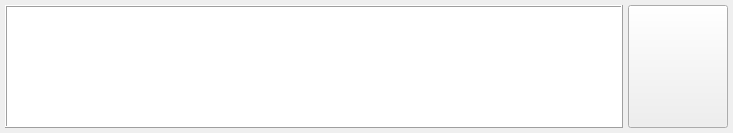
             <widget class="QWidget" name="page_3">
              <property name="geometry">
               <rect>
                <x>0</x>
                <y>0</y>
                <width>733</width>
                <height>133</height>
               </rect>
              </property>
              <property name="sizePolicy">
               <sizepolicy hsizetype="Preferred" vsizetype="Preferred">
                <horstretch>0</horstretch>
                <verstretch>0</verstretch>
               </sizepolicy>
              </property>
              <property name="minimumSize">
               <size>
                <width>0</width>
                <height>0</height>
               </size>
              </property>
              <attribute name="icon">
               <iconset resource="icoPack.qrc">
                <normaloff>:/MainWin/ico/20200510-230224.ico</normaloff>:/MainWin/ico/20200510-230224.ico</iconset>
              </attribute>
              <attribute name="label">
               <string>单条发送</string>
              </attribute>
              <layout class="QVBoxLayout" name="verticalLayout_6">
               <property name="leftMargin">
                <number>5</number>
               </property>
               <property name="topMargin">
                <number>5</number>
               </property>
               <property name="rightMargin">
                <number>5</number>
               </property>
               <property name="bottomMargin">
                <number>5</number>
               </property>
               <item>
                <widget class="QFrame" name="frame">
                 <property name="sizePolicy">
                  <sizepolicy hsizetype="Preferred" vsizetype="Preferred">
                   <horstretch>0</horstretch>
                   <verstretch>0</verstretch>
                  </sizepolicy>
                 </property>
                 <property name="minimumSize">
                  <size>
                   <width>0</width>
                   <height>123</height>
                  </size>
                 </property>
                 <layout class="QHBoxLayout" name="sendLayout">
                  <property name="spacing">
                   <number>5</number>
                  </property>
                  <property name="leftMargin">
                   <number>0</number>
                  </property>
                  <property name="topMargin">
                   <number>0</number>
                  </property>
                  <property name="rightMargin">
                   <number>0</number>
                  </property>
                  <property name="bottomMargin">
                   <number>0</number>
                  </property>
                  <item>
                   <widget class="QPlainTextEdit" name="sendBox">
                    <property name="sizePolicy">
                     <sizepolicy hsizetype="Expanding" vsizetype="Ignored">
                      <horstretch>10</horstretch>
                      <verstretch>0</verstretch>
                     </sizepolicy>
                    </property>
                    <property name="minimumSize">
                     <size>
                      <width>100</width>
                      <height>0</height>
                     </size>
                    </property>
                    <property name="maximumSize">
                     <size>
                      <width>16777215</width>
                      <height>16777215</height>
                     </size>
                    </property>
                    <property name="font">
                     <font>
                      <family>Consolas</family>
                      <pointsize>12</pointsize>
                      <italic>false</italic>
                      <bold>false</bold>
                      <underline>false</underline>
                      <strikeout>false</strikeout>
                     </font>
                    </property>
                    <property name="cursor" stdset="0">
                     <cursorShape>IBeamCursor</cursorShape>
                    </property>
                    <property name="styleSheet">
                     <string notr="true"/>
                    </property>
                    <property name="frameShape">
                     <enum>QFrame::Box</enum>
                    </property>
                    <property name="frameShadow">
                     <enum>QFrame::Raised</enum>
                    </property>
                    <property name="plainText">
                     <string/>
                    </property>
                    <property name="backgroundVisible">
                     <bool>false</bool>
                    </property>
                   </widget>
                  </item>
                  <item>
                   <widget class="QPushButton" name="sendButton">
                    <property name="sizePolicy">
                     <sizepolicy hsizetype="Expanding" vsizetype="Ignored">
                      <horstretch>1</horstretch>
                      <verstretch>0</verstretch>
                     </sizepolicy>
                    </property>
                    <property name="minimumSize">
                     <size>
                      <width>100</width>
                      <height>27</height>
                     </size>
                    </property>
                    <property name="font">
                     <font>
                      <pointsize>13</pointsize>
                      <italic>false</italic>
                      <bold>false</bold>
                      <underline>false</underline>
                      <strikeout>false</strikeout>
                     </font>
                    </property>
                    <property name="toolTip">
                     <string>发送</string>
                    </property>
                    <property name="text">
                     <string/>
                    </property>
                    <property name="icon">
                     <iconset resource="icoPack.qrc">
                      <normaloff>:/Mainico/ico/20200510-221424.ico</normaloff>:/Mainico/ico/20200510-221424.ico</iconset>
                    </property>
                    <property name="iconSize">
                     <size>
                      <width>45</width>
                      <height>45</height>
                     </size>
                    </property>
                    <property name="autoRepeat">
                     <bool>true</bool>
                    </property>
                   </widget>
                  </item>
                 </layout>
                </widget>
               </item>
              </layout>
             </widget>
